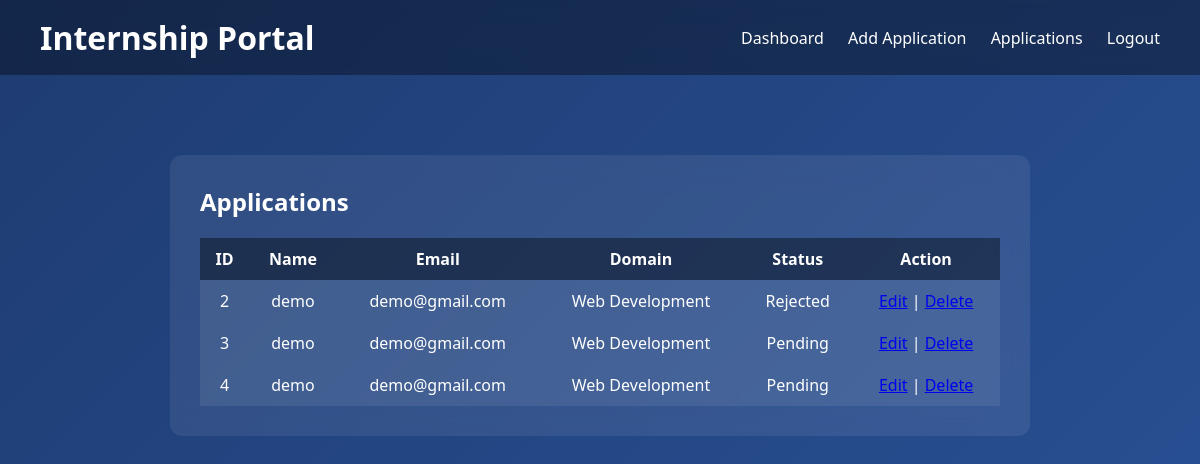
The page /applications.php (signed in) on the database its author committed.
### tables this page shows
CREATE TABLE applications (
    id INTEGER PRIMARY KEY AUTOINCREMENT,
    student_name TEXT NOT NULL,
    email TEXT NOT NULL,
    domain TEXT NOT NULL,
    status TEXT DEFAULT 'Pending',
    created_at TIMESTAMP DEFAULT CURRENT_TIMESTAMP
);

### applications.php (the view, shortened to what this page needs)
<?php
require 'db.php';
$data = $db->query("SELECT * FROM applications")->fetchAll();
?>
<!DOCTYPE html>
<html>
<head>
</head>
<body>
<div class="navbar">
<h1>Internship Portal</h1>
<div>
<a href="dashboard.php">Dashboard</a>
<a href="add_application.php">Add Application</a>
<a href="applications.php">Applications</a>
<a href="logout.php">Logout</a>
</div>
</div>
<div class="container">
<div class="card">
<h2>Applications</h2>
<table>
<tr>
<th>ID</th>
<th>Name</th>
<th>Email</th>
<th>Domain</th>
<th>Status</th>
<th>Action</th>
</tr>
<?php foreach($data as $row){ ?>
<tr>
<td><?php echo $row['id']; ?></td>
<td><?php echo $row['student_name']; ?></td>
<td><?php echo $row['email']; ?></td>
<td><?php echo $row['domain']; ?></td>
<td><?php echo $row['status']; ?></td>
<td>
<a href="edit_application.php?id=<?php echo $row['id']; ?>">Edit</a> |
<a href="delete_application.php?id=<?php echo $row['id']; ?>"
onclick="return confirm('Delete this record?')">Delete</a>
</td>
</tr>
<?php } ?>
</table>
</div>
</div>
</body>
</html>

### applications.php (style rules this page uses)
* { margin:0; padding:0; box-sizing:border-box; font-family:'Segoe UI',sans-serif; }
body { background:linear-gradient(135deg,#1e3c72,#2a5298); min-height:100vh; color:white; }
.navbar { background:rgba(0,0,0,0.35); backdrop-filter:blur(12px); padding:16px 40px; display:flex; justify-content:space-between; align-items:center; }
.navbar a { color:white; text-decoration:none; margin-left:20px; }
.container { max-width:900px; margin:60px auto; padding:20px; }
.card { background:rgba(255,255,255,0.08); backdrop-filter:blur(15px); border-radius:12px; padding:30px; }
table { width:100%; border-collapse:collapse; margin-top:20px; }
table th { background:rgba(0,0,0,0.4); padding:10px; }
table td { padding:10px; background:rgba(255,255,255,0.08); text-align:center; }

### rows shown on the page
applications: id "2", student_name "demo", email "demo@gmail.com", domain "Web Development", status "Rejected"
applications: id "3", student_name "demo", email "demo@gmail.com", domain "Web Development", status "Pending"
applications: id "4", student_name "demo", email "demo@gmail.com", domain "Web Development", status "Pending"
